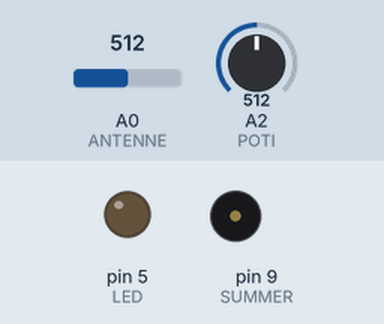
A sketch run on a simulated Arduino Uno, built with avr-gcc and run on an emulated ATmega328P. Parts: output pins drawn as LEDs (lit = HIGH), buzzer (waves = sounding). The inputs (shaded band) are chosen by the test bench; at power-on: A0 (ANTENNE) = 512, A2 (POTI) = 512. What the sketch prints to the serial monitor is not drawn.

Above: at 1.2 s.
1.3 s: A0 (ANTENNE) set to 900
Timing chart, 0 to 4.3 s (numbered marks = the images above; inputs shaded):
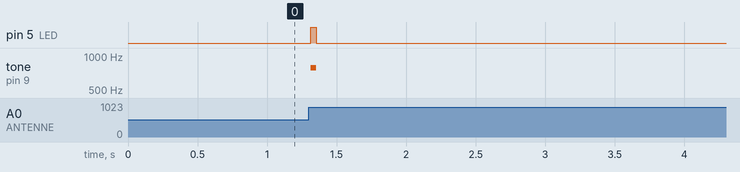

The sketch:

tag09_kabelsucher.ino
```cpp
// Tag 9: Der Brumm-Melder
// Kurze Steckbruecke an A0 wie gestern. LED mit 220 Ohm an Pin 5, passiver Summer an Pin 9.
// Potentiometer: aeussere Beine an 5V und GND, mittleres Bein an A2. Damit stellst du die Schwelle ein.
// Hand naehern, eingestecktes Verlaengerungskabel an die Steckbruecke halten: Es piept.
// Nur von aussen! Nie in Steckdosen oder an offene Leitungen fassen.

const int ANTENNE = A0;
const int POTI = A2;
const int LED = 5;
const int SUMMER = 9;

void setup() {
  pinMode(LED, OUTPUT);
  Serial.begin(115200);
}

void loop() {
  // 40 ms lang messen (zwei volle Netzschwingungen) und Groesst- und Kleinstwert merken
  int hoch = 0, tief = 1023;
  // Nach dem Poti-Lesen haengt im Arduino noch dessen Spannung nach. Die ersten Messungen verwerfen.
  for (int i = 0; i < 5; i++) analogRead(ANTENNE);
  unsigned long start = millis();
  while (millis() - start < 40) {
    int w = analogRead(ANTENNE);
    if (w > hoch) hoch = w;
    if (w < tief) tief = w;
  }
  int staerke = hoch - tief;                           // wie stark der 50-Hz-Brumm ist
  int schwelle = map(analogRead(POTI), 0, 1023, 10, 600);  // Poti nach links = empfindlicher
  Serial.print(staerke);
  Serial.print("  Schwelle ");
  Serial.println(schwelle);

  if (staerke > schwelle) {
    digitalWrite(LED, HIGH);
    tone(SUMMER, 400 + staerke);   // je staerker, desto hoeher
  } else {
    digitalWrite(LED, LOW);
    noTone(SUMMER);
  }
}
```

Measured:
- after the input at 1.3 s, pin 5 (LED): LOW → HIGH at once, → LOW 0.04 s later; tone on pin 9 (SUMMER): silent → 788 Hz at once, → silent 0.04 s later
